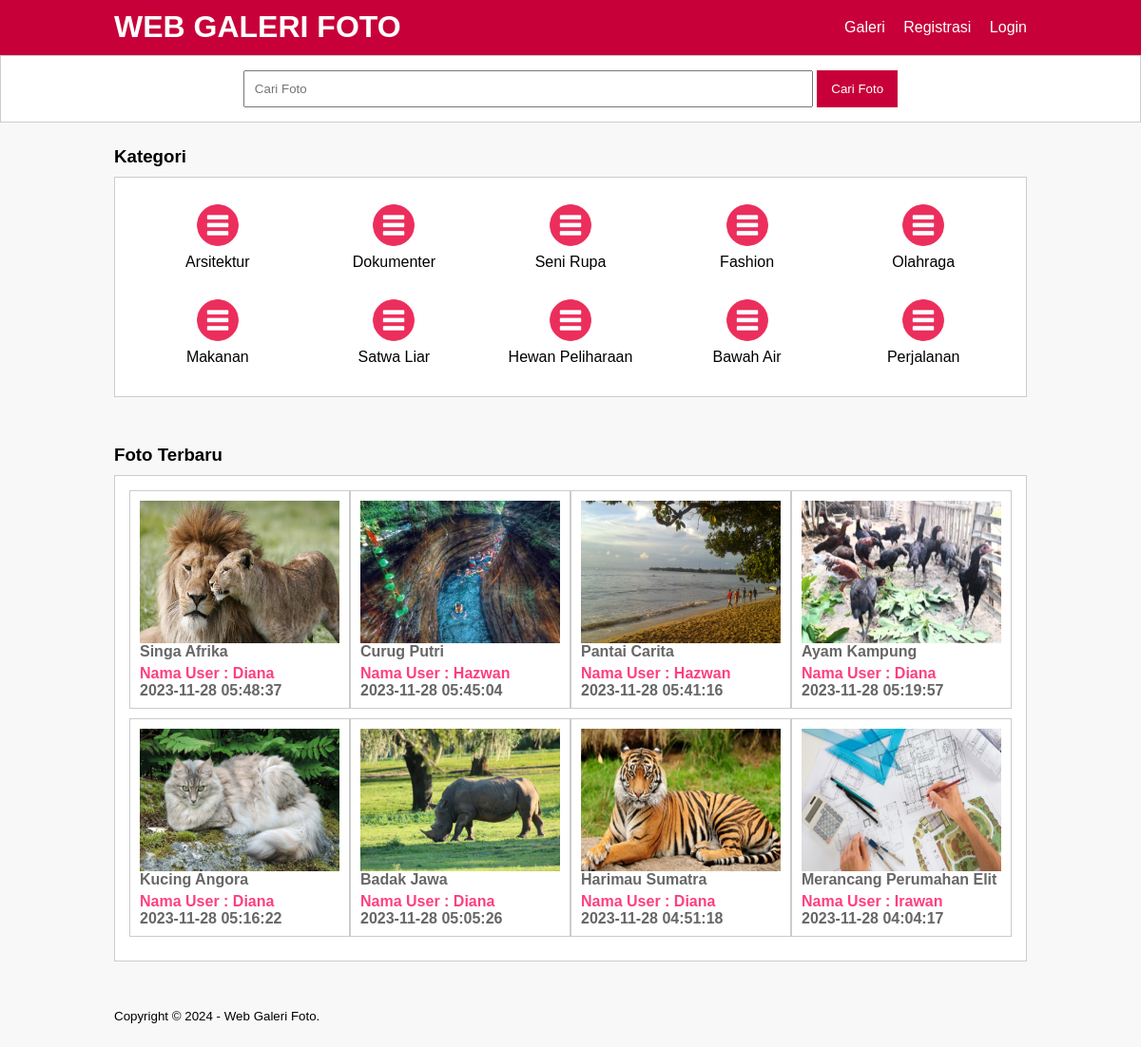
The page / on the database its author committed.
### tables this page shows
CREATE TABLE `tb_category` (
  `category_id` int(11) NOT NULL,
  `category_name` varchar(25) NOT NULL
);

CREATE TABLE `tb_image` (
  `image_id` int(11) NOT NULL,
  `category_id` int(11) NOT NULL,
  `category_name` varchar(100) NOT NULL,
  `admin_id` int(11) NOT NULL,
  `admin_name` varchar(100) NOT NULL,
  `image_name` varchar(100) NOT NULL,
  `image_description` text NOT NULL,
  `image` varchar(100) NOT NULL,
  `image_status` tinyint(1) NOT NULL,
  `date_created` timestamp NOT NULL DEFAULT CURRENT_TIMESTAMP ON UPDATE CURRENT_TIMESTAMP
);

### index.php (the view, shortened to what this page needs)
<?php
    include 'db.php';
?>
<!DOCTYPE html PUBLIC "-//W3C//DTD XHTML 1.0 Transitional//EN" "http://www.w3.org/TR/xhtml1/DTD/xhtml1-transitional.dtd">
<html xmlns="http://www.w3.org/1999/xhtml">
<head>
<link rel="stylesheet" type="text/css" href="css/style.css">
</head>
<body>
    <header>
        <div class="container">
        <h1><a href="index.php">WEB GALERI FOTO</a></h1>
        <ul>
            <li><a href="galeri.php">Galeri</a></li>
           <li><a href="registrasi.php">Registrasi</a></li>
           <li><a href="login.php">Login</a></li>
        </ul>
        </div>
    </header>
    <div class="search">
        <div class="container">
            <form action="galeri.php">
                <input type="text" name="search" placeholder="Cari Foto" />
                <input type="submit" name="cari" value="Cari Foto" />
            </form>
        </div>
    </div>
    <div class="section">
        <div class="container">
            <h3>Kategori</h3>
            <div class="box">
                <?php
                    $kategori = mysqli_query($conn, "SELECT * FROM tb_category ORDER BY category_id DESC");
					if(mysqli_num_rows($kategori) > 0){
						while($k = mysqli_fetch_array($kategori)){
				?>
                    <a href="galeri.php?kat=<?php echo $k['category_id'] ?>">
                        <div class="col-5">
                            <img src="img/icon-kategori.png" width="50px" style="margin-bottom:5px;" />
                        <p><?php echo $k['category_name'] ?></p>
                        </div>
                    </a>
                <?php }}else{ ?>
                     <p>Kategori tidak ada</p>
                <?php } ?>
            </div>
        </div>
    </div>
    <div class="container">
       <h3>Foto Terbaru</h3>
       <div class="box">
          <?php
              $foto = mysqli_query($conn, "SELECT * FROM tb_image WHERE image_status = 1 ORDER BY image_id DESC LIMIT 8");
			  if(mysqli_num_rows($foto) > 0){
				  while($p = mysqli_fetch_array($foto)){
		  ?>
          <a href="detail-image.php?id=<?php echo $p['image_id'] ?>">
          <div class="col-4">
              <img src="foto/<?php echo $p['image'] ?>" height="150px" />
              <p class="nama"><?php echo substr($p['image_name'], 0, 30)  ?></p>
              <p class="admin">Nama User : <?php echo $p['admin_name'] ?></p>
              <p class="nama"><?php echo $p['date_created']  ?></p>
          </div>
          </a>
          <?php }}else{ ?>
              <p>Foto tidak ada</p>
          <?php } ?>
       </div>
    </div>
     <footer>
        <div class="container">
            <small>Copyright &copy; 2024 - Web Galeri Foto.</small>
        </div>
    </footer>
</body>
</html>

### css/style.css (style rules this page uses)
* { padding:0; margin:0; font-family:'Quicksand', sans-serif; }
body { background-color:#f8f8f8; }
a { color: inherit; text-decoration:none; }
header { background-color: #C70039; color: #fff; }
header h1 { float:left; padding:10px 0; }
header ul { float:right; }
header ul li { display:inline-block; }
header ul li a { padding:20px 0 20px 15px; display: inline-block; }
footer { padding:25px 0; }
.container { width: 80%; margin: 0 auto; }
.container:after { content:''; display: block; clear:both; }
.section { padding:25px 0; }
.box { background-color: #fff; border:1px solid #ccc; padding:15px; box-sizing: border-box; margin:10px 0 25px 0; }
.box:after { content: ''; display: block; clear: both; }
.search { padding:15px 0; background-color: #fff; border:1px solid #ccc; text-align: center; }
.search input[type=text] { width: 60%; padding:10px; }
.search input[type=submit] { padding:12px 15px; background-color: #C70039; color: #fff; border:none; cursor:pointer; }
.col-5 { width:20%; height:100px; text-align: center; float: left; padding:10px; box-sizing: border-box; }
.col-4 { width:25%; height: 230px; border:1px solid #ccc; float: left; padding:10px; box-sizing: border-box; margin-bottom: 10px; }
.col-4 img { width: 100%; }
.col-4 .nama { font-weight: bold; color: #666; margin-bottom: 5px; }
.col-4 .admin { font-weight: bold; color: #FC3F81; }

### rows shown on the page
tb_category: category_name "Arsitektur"
tb_category: category_name "Dokumenter"
tb_category: category_name "Seni Rupa"
tb_category: category_name "Fashion"
tb_category: category_name "Olahraga"
tb_category: category_name "Makanan"
tb_category: category_name "Satwa Liar"
tb_category: category_name "Hewan Peliharaan"
tb_category: category_name "Bawah Air"
tb_category: category_name "Perjalanan"
tb_image: image (picture), image_name "Singa Afrika", admin_name "Diana", date_created "2023-11-28 05:48:37"
tb_image: image (picture), image_name "Curug Putri", admin_name "Hazwan", date_created "2023-11-28 05:45:04"
tb_image: image (picture), image_name "Pantai Carita", admin_name "Hazwan", date_created "2023-11-28 05:41:16"
tb_image: image (picture), image_name "Ayam Kampung", admin_name "Diana", date_created "2023-11-28 05:19:57"
tb_image: image (picture), image_name "Kucing Angora", admin_name "Diana", date_created "2023-11-28 05:16:22"
tb_image: image (picture), image_name "Badak Jawa", admin_name "Diana", date_created "2023-11-28 05:05:26"
tb_image: image (picture), image_name "Harimau Sumatra", admin_name "Diana", date_created "2023-11-28 04:51:18"
tb_image: image (picture), image_name "Merancang Perumahan Elit", admin_name "Irawan", date_created "2023-11-28 04:04:17"
